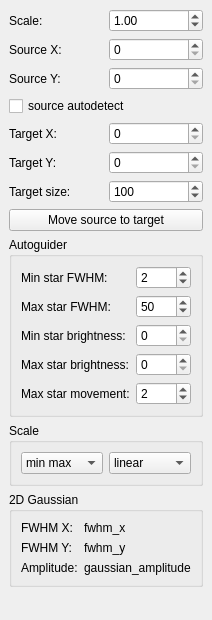
  <widget class="QDockWidget" name="main_dockWidget">
   <property name="features">
    <set>QDockWidget::DockWidgetFloatable|QDockWidget::DockWidgetMovable</set>
   </property>
   <property name="windowTitle">
    <string>&amp;Main</string>
   </property>
   <attribute name="dockWidgetArea">
    <number>1</number>
   </attribute>
   <widget class="QWidget" name="dockWidgetContents_2">
    <layout class="QGridLayout" name="gridLayout_12">
     <item row="0" column="0">
      <widget class="QLabel" name="label_28">
       <property name="text">
        <string>Scale:</string>
       </property>
      </widget>
     </item>
     <item row="0" column="1">
      <widget class="QDoubleSpinBox" name="scale_DSB">
       <property name="minimum">
        <double>0.100000000000000</double>
       </property>
       <property name="maximum">
        <double>4.000000000000000</double>
       </property>
       <property name="singleStep">
        <double>0.100000000000000</double>
       </property>
       <property name="value">
        <double>1.000000000000000</double>
       </property>
      </widget>
     </item>
     <item row="1" column="0">
      <widget class="QLabel" name="label_3">
       <property name="text">
        <string>Source X:</string>
       </property>
      </widget>
     </item>
     <item row="1" column="1">
      <widget class="QSpinBox" name="source_x_SB">
       <property name="maximum">
        <number>65536</number>
       </property>
      </widget>
     </item>
     <item row="2" column="0">
      <widget class="QLabel" name="label_4">
       <property name="text">
        <string>Source Y:</string>
       </property>
      </widget>
     </item>
     <item row="2" column="1">
      <widget class="QSpinBox" name="source_y_SB">
       <property name="maximum">
        <number>65536</number>
       </property>
      </widget>
     </item>
     <item row="3" column="0" colspan="2">
      <widget class="QCheckBox" name="source_autodetect_CB">
       <property name="text">
        <string>source autodetect</string>
       </property>
      </widget>
     </item>
     <item row="4" column="0">
      <widget class="QLabel" name="label">
       <property name="text">
        <string>Target X:</string>
       </property>
      </widget>
     </item>
     <item row="4" column="1">
      <widget class="QSpinBox" name="target_x_SB">
       <property name="maximum">
        <number>65536</number>
       </property>
      </widget>
     </item>
     <item row="5" column="0">
      <widget class="QLabel" name="label_2">
       <property name="text">
        <string>Target Y:</string>
       </property>
      </widget>
     </item>
     <item row="5" column="1">
      <widget class="QSpinBox" name="target_y_SB">
       <property name="maximum">
        <number>65536</number>
       </property>
      </widget>
     </item>
     <item row="6" column="0">
      <widget class="QLabel" name="label_33">
       <property name="text">
        <string>Target size:</string>
       </property>
      </widget>
     </item>
     <item row="6" column="1">
      <widget class="QSpinBox" name="target_size_SB">
       <property name="minimum">
        <number>10</number>
       </property>
       <property name="maximum">
        <number>200</number>
       </property>
       <property name="value">
        <number>100</number>
       </property>
      </widget>
     </item>
     <item row="7" column="0" colspan="2">
      <widget class="QPushButton" name="move_source_to_target_BT">
       <property name="text">
        <string>Move source to target</string>
       </property>
      </widget>
     </item>
     <item row="8" column="0" colspan="2">
      <widget class="QGroupBox" name="groupBox_2">
       <property name="sizePolicy">
        <sizepolicy hsizetype="Preferred" vsizetype="Fixed">
         <horstretch>0</horstretch>
         <verstretch>0</verstretch>
        </sizepolicy>
       </property>
       <property name="title">
        <string>Autoguider</string>
       </property>
       <layout class="QGridLayout" name="gridLayout_4">
        <item row="0" column="0">
         <widget class="QLabel" name="label_9">
          <property name="text">
           <string>Min star FWHM:</string>
          </property>
         </widget>
        </item>
        <item row="2" column="0">
         <widget class="QLabel" name="autoguider_min_star_brightness_LB">
          <property name="text">
           <string>Min star brightness:</string>
          </property>
         </widget>
        </item>
        <item row="1" column="0">
         <widget class="QLabel" name="label_10">
          <property name="text">
           <string>Max star FWHM:</string>
          </property>
         </widget>
        </item>
        <item row="4" column="0">
         <widget class="QLabel" name="label_11">
          <property name="text">
           <string>Max star movement:</string>
          </property>
         </widget>
        </item>
        <item row="3" column="0">
         <widget class="QLabel" name="autoguider_max_star_brightness_LB">
          <property name="text">
           <string>Max star brightness:</string>
          </property>
         </widget>
        </item>
        <item row="0" column="1">
         <widget class="QSpinBox" name="autoguider_min_star_fwhm_SB">
          <property name="toolTip">
           <string>pix</string>
          </property>
          <property name="minimum">
           <number>1</number>
          </property>
          <property name="maximum">
           <number>1000</number>
          </property>
          <property name="value">
           <number>2</number>
          </property>
         </widget>
        </item>
        <item row="1" column="1">
         <widget class="QSpinBox" name="autoguider_max_star_fwhm_SB">
          <property name="toolTip">
           <string>pix</string>
          </property>
          <property name="minimum">
           <number>1</number>
          </property>
          <property name="maximum">
           <number>1000</number>
          </property>
          <property name="value">
           <number>50</number>
          </property>
         </widget>
        </item>
        <item row="2" column="1">
         <widget class="QSpinBox" name="autoguider_min_star_brightness_SB">
          <property name="toolTip">
           <string>ADU</string>
          </property>
         </widget>
        </item>
        <item row="3" column="1">
         <widget class="QSpinBox" name="autoguider_max_star_brightness_SB">
          <property name="toolTip">
           <string>ADU</string>
          </property>
         </widget>
        </item>
        <item row="4" column="1">
         <widget class="QSpinBox" name="autoguider_max_star_movement_SB">
          <property name="toolTip">
           <string>arcsec</string>
          </property>
          <property name="minimum">
           <number>1</number>
          </property>
          <property name="maximum">
           <number>60</number>
          </property>
          <property name="value">
           <number>2</number>
          </property>
         </widget>
        </item>
       </layout>
      </widget>
     </item>
     <item row="9" column="0" colspan="2">
      <widget class="QGroupBox" name="groupBox">
       <property name="sizePolicy">
        <sizepolicy hsizetype="Preferred" vsizetype="Fixed">
         <horstretch>0</horstretch>
         <verstretch>0</verstretch>
        </sizepolicy>
       </property>
       <property name="title">
        <string>Scale</string>
       </property>
       <layout class="QGridLayout" name="gridLayout_3">
        <item row="0" column="1">
         <widget class="QComboBox" name="scale_stretch_CB">
          <item>
           <property name="text">
            <string>linear</string>
           </property>
          </item>
          <item>
           <property name="text">
            <string>log</string>
           </property>
          </item>
          <item>
           <property name="text">
            <string>sqrt</string>
           </property>
          </item>
          <item>
           <property name="text">
            <string>squared</string>
           </property>
          </item>
          <item>
           <property name="text">
            <string>asinh</string>
           </property>
          </item>
          <item>
           <property name="text">
            <string>sinh</string>
           </property>
          </item>
         </widget>
        </item>
        <item row="0" column="0">
         <widget class="QComboBox" name="scale_interval_CB">
          <item>
           <property name="text">
            <string>min max</string>
           </property>
          </item>
          <item>
           <property name="text">
            <string>zscale</string>
           </property>
          </item>
         </widget>
        </item>
       </layout>
      </widget>
     </item>
     <item row="10" column="0" colspan="2">
      <widget class="QGroupBox" name="groupBox_3">
       <property name="sizePolicy">
        <sizepolicy hsizetype="Preferred" vsizetype="Fixed">
         <horstretch>0</horstretch>
         <verstretch>0</verstretch>
        </sizepolicy>
       </property>
       <property name="title">
        <string>2D Gaussian</string>
       </property>
       <layout class="QGridLayout" name="gridLayout_5">
        <item row="0" column="0">
         <widget class="QLabel" name="label_5">
          <property name="text">
           <string>FWHM X:</string>
          </property>
         </widget>
        </item>
        <item row="3" column="0">
         <widget class="QLabel" name="label_6">
          <property name="text">
           <string>FWHM Y:</string>
          </property>
         </widget>
        </item>
        <item row="0" column="1">
         <widget class="QLabel" name="fwhm_x_LB">
          <property name="text">
           <string>fwhm_x</string>
          </property>
         </widget>
        </item>
        <item row="3" column="1">
         <widget class="QLabel" name="fwhm_y_LB">
          <property name="text">
           <string>fwhm_y</string>
          </property>
         </widget>
        </item>
        <item row="4" column="0">
         <widget class="QLabel" name="label_7">
          <property name="text">
           <string>Amplitude:</string>
          </property>
         </widget>
        </item>
        <item row="4" column="1">
         <widget class="QLabel" name="gaussian_amplitude_LB">
          <property name="text">
           <string>gaussian_amplitude</string>
          </property>
         </widget>
        </item>
       </layout>
      </widget>
     </item>
     <item row="11" column="0" colspan="2">
      <widget class="QWidget" name="star_matplotlib_widget" native="true">
       <layout class="QVBoxLayout" name="star_matplotlib_layout"/>
      </widget>
     </item>
    </layout>
   </widget>
  </widget>
